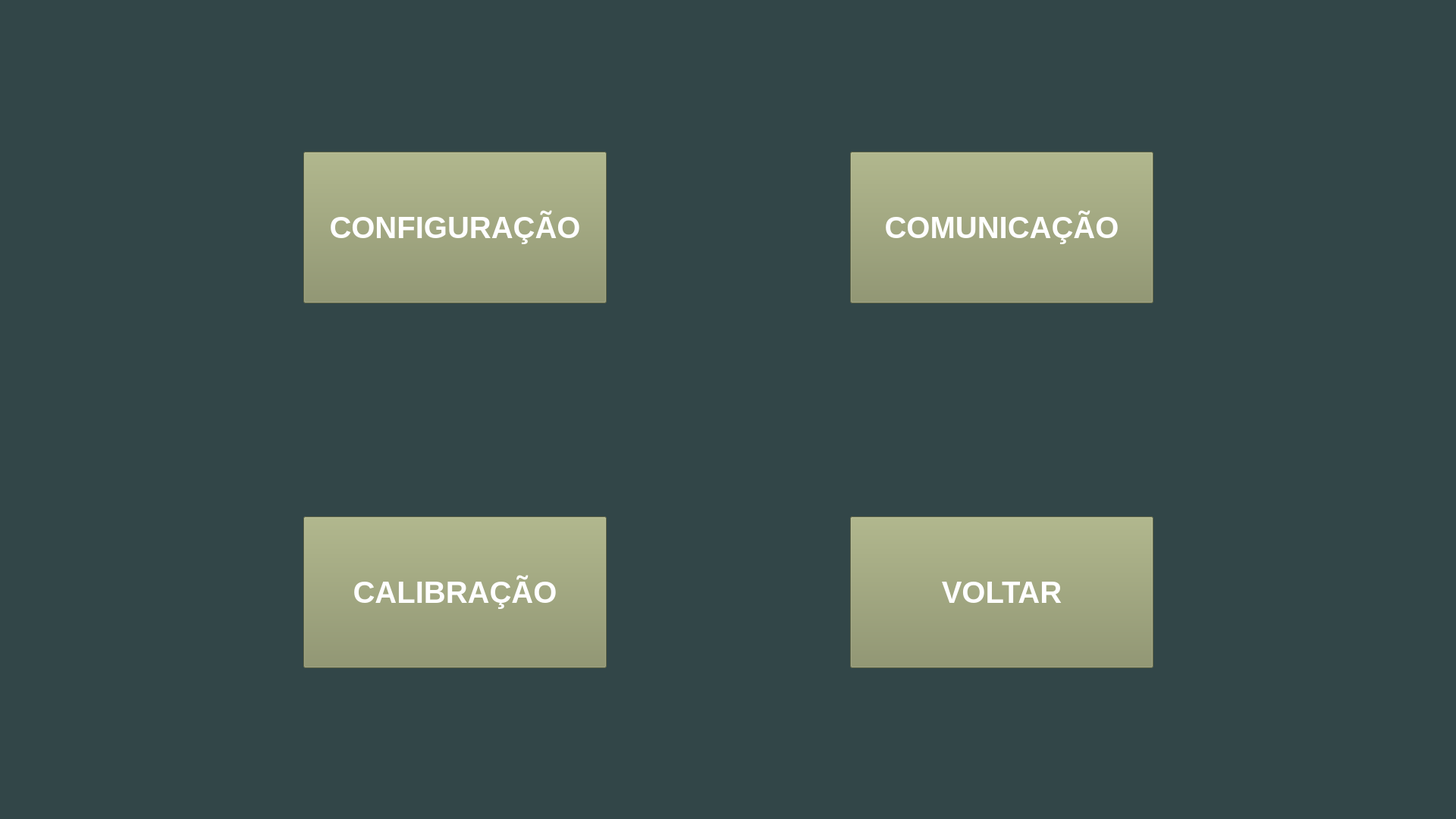
      <widget class="QFrame" name="menu">
       <property name="geometry">
        <rect>
         <x>0</x>
         <y>0</y>
         <width>1920</width>
         <height>1080</height>
        </rect>
       </property>
       <property name="styleSheet">
        <string notr="true">background-color: rgb(50, 70, 72);</string>
       </property>
       <widget class="QWidget" name="gridLayoutWidget">
        <property name="geometry">
         <rect>
          <x>400</x>
          <y>200</y>
          <width>1121</width>
          <height>681</height>
         </rect>
        </property>
        <layout class="QGridLayout" name="gridLayout_2">
         <item row="1" column="0">
          <spacer name="verticalSpacer">
           <property name="orientation">
            <enum>Qt::Vertical</enum>
           </property>
           <property name="sizeHint" stdset="0">
            <size>
             <width>20</width>
             <height>40</height>
            </size>
           </property>
          </spacer>
         </item>
         <item row="2" column="0">
          <widget class="QPushButton" name="menu_calib_button">
           <property name="enabled">
            <bool>true</bool>
           </property>
           <property name="minimumSize">
            <size>
             <width>0</width>
             <height>200</height>
            </size>
           </property>
           <property name="maximumSize">
            <size>
             <width>16777215</width>
             <height>200</height>
            </size>
           </property>
           <property name="font">
            <font>
             <pointsize>30</pointsize>
             <weight>75</weight>
             <bold>true</bold>
            </font>
           </property>
           <property name="styleSheet">
            <string notr="true">background-color: rgb(137, 144, 100);
color: rgb(255, 255, 255);</string>
           </property>
           <property name="text">
            <string>CALIBRAÇÃO</string>
           </property>
          </widget>
         </item>
         <item row="0" column="1">
          <spacer name="horizontalSpacer">
           <property name="orientation">
            <enum>Qt::Horizontal</enum>
           </property>
           <property name="sizeHint" stdset="0">
            <size>
             <width>40</width>
             <height>20</height>
            </size>
           </property>
          </spacer>
         </item>
         <item row="0" column="0">
          <widget class="QPushButton" name="menu_config_button">
           <property name="enabled">
            <bool>true</bool>
           </property>
           <property name="minimumSize">
            <size>
             <width>400</width>
             <height>200</height>
            </size>
           </property>
           <property name="maximumSize">
            <size>
             <width>400</width>
             <height>200</height>
            </size>
           </property>
           <property name="font">
            <font>
             <pointsize>30</pointsize>
             <weight>75</weight>
             <bold>true</bold>
            </font>
           </property>
           <property name="styleSheet">
            <string notr="true">background-color: rgb(137, 144, 100);
color: rgb(255, 255, 255);</string>
           </property>
           <property name="text">
            <string>CONFIGURAÇÃO</string>
           </property>
          </widget>
         </item>
         <item row="2" column="2">
          <widget class="QPushButton" name="menu_back_button">
           <property name="enabled">
            <bool>true</bool>
           </property>
           <property name="minimumSize">
            <size>
             <width>0</width>
             <height>200</height>
            </size>
           </property>
           <property name="maximumSize">
            <size>
             <width>16777215</width>
             <height>200</height>
            </size>
           </property>
           <property name="font">
            <font>
             <pointsize>30</pointsize>
             <weight>75</weight>
             <bold>true</bold>
            </font>
           </property>
           <property name="styleSheet">
            <string notr="true">background-color: rgb(137, 144, 100);
color: rgb(255, 255, 255);</string>
           </property>
           <property name="text">
            <string>VOLTAR</string>
           </property>
          </widget>
         </item>
         <item row="0" column="2">
          <widget class="QPushButton" name="menu_com_button">
           <property name="enabled">
            <bool>true</bool>
           </property>
           <property name="minimumSize">
            <size>
             <width>400</width>
             <height>200</height>
            </size>
           </property>
           <property name="maximumSize">
            <size>
             <width>400</width>
             <height>200</height>
            </size>
           </property>
           <property name="font">
            <font>
             <pointsize>30</pointsize>
             <weight>75</weight>
             <bold>true</bold>
            </font>
           </property>
           <property name="styleSheet">
            <string notr="true">background-color: rgb(137, 144, 100);
color: rgb(255, 255, 255);</string>
           </property>
           <property name="text">
            <string>COMUNICAÇÃO</string>
           </property>
          </widget>
         </item>
        </layout>
       </widget>
      </widget>
